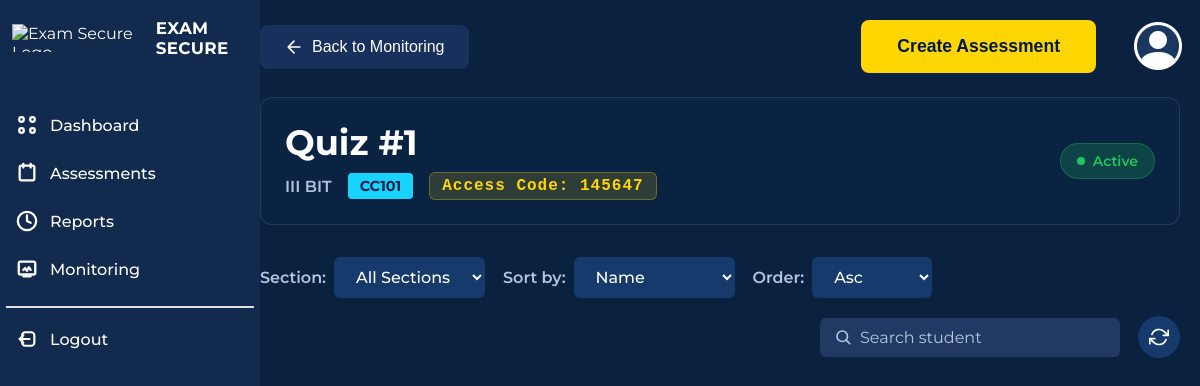
/monitoring_assessment.php?id=114c4cd0-09d4-4270-bfac-b6be68cbd10a (signed in), run on the app's committed database.
### tables this page shows
CREATE TABLE `created_assessments` (
  `unique_id` varchar(36) NOT NULL,
  `access_code` char(6) NOT NULL,
  `title` varchar(255) NOT NULL,
  `year_course` varchar(45) NOT NULL,
  `sections` varchar(50) NOT NULL,
  `course_code` varchar(20) NOT NULL,
  `timer` int NOT NULL DEFAULT '0',
  `status` enum('active','closed') NOT NULL DEFAULT 'active',
  `school_year` varchar(9) NOT NULL,
  `schedule` datetime NOT NULL,
  `closing_time` datetime NOT NULL,
  `shuffle_mcq` tinyint(1) NOT NULL DEFAULT '0',
  `shuffle_identification` tinyint(1) NOT NULL DEFAULT '0',
  `shuffle_true_false` tinyint(1) NOT NULL DEFAULT '0',
  `ai_check_identification` tinyint(1) NOT NULL DEFAULT '0',
  `owner_id` varchar(36) NOT NULL,
  `created_at` timestamp NOT NULL DEFAULT CURRENT_TIMESTAMP,
  `updated_at` timestamp NOT NULL DEFAULT CURRENT_TIMESTAMP ON UPDATE CURRENT_TIMESTAMP
);

### monitoring_assessment.php (the view, shortened to what this page needs)
<!DOCTYPE html>
<html lang="en">
<head>
    <link rel="stylesheet" href="css/monitoring-assessment-style.css">
    <link rel="stylesheet" href="css/sidebar-style.css">
    <link rel="stylesheet" href="https://cdn.jsdelivr.net/npm/bootstrap-icons@1.11.3/font/bootstrap-icons.min.css">
</head>
<body>
<div class="monitoring-assessment-container">
    <?php include 'sidebar.php'; ?>
    <main class="main-content">
        <?php
        require_once 'database/db_config.php';
        $assessment_id = $_GET['id'];
        $owner_id = $_SESSION['unique_id'];
        $sql = "SELECT * FROM created_assessments WHERE unique_id = ? AND owner_id = ?";
        $stmt = $conn->prepare($sql);
        $stmt->bind_param("ss", $assessment_id, $owner_id);
        $stmt->execute();
        $result = $stmt->get_result();
        $assessment = $result->fetch_assoc();
        ?>
        <div class="header">
            <div class="header-left">
                <button class="back-button" onclick="window.location.href='monitoring.php'">
                    <svg width="20" height="20" viewBox="0 0 24 24" fill="none" stroke="currentColor" stroke-width="2" stroke-linecap="round" stroke-linejoin="round">
                        <path d="M19 12H5M12 19l-7-7 7-7"/>
                    </svg>
                    Back to Monitoring
                </button>
            </div>
            <div class="header-right">
                <button class="create-btn" onclick="window.location.href='create_assessment.php'">Create Assessment</button>
                <span class="profile-icon" id="profileIcon" style="cursor:pointer; position:relative;">
                    <i class="bi bi-person-circle" style="font-size:48px; color:#fff;"></i>
                </span>
            </div>
        </div>
        <div class="assessment-info-section">
            <div class="assessment-info">
                <h1 class="assessment-title"><?= htmlspecialchars($assessment['title']) ?></h1>
                <div class="assessment-details">
                    <span class="year-course"><?= htmlspecialchars($assessment['year_course']) ?></span>
                    <span class="course-code"><?= htmlspecialchars($assessment['course_code']) ?></span>
                    <span class="access-code">Access Code: <?= htmlspecialchars($assessment['access_code']) ?></span>
                </div>
            </div>
            <div class="assessment-status">
                <div class="status-badge active">
                    <div class="status-dot"></div>
                    <span>Active</span>
                </div>
            </div>
        </div>
        <div class="filters-row">
            <div class="filter-group">
                <label for="sectionFilter">Section:</label>
                <select id="sectionFilter" class="filter-dropdown">
                    <option value="">All Sections</option>
                </select>
            </div>
            <div class="filter-group">
                <label for="sortFilter">Sort by:</label>
                <select id="sortFilter" class="filter-dropdown">
                    <option value="name">Name</option>
                </select>
            </div>
            <div class="filter-group">
                <label for="orderFilter">Order:</label>
                <select id="orderFilter" class="filter-dropdown">
                    <option value="asc">Asc</option>
                </select>
            </div>
            <div class="search-group">
                <input type="text" id="searchStudent" class="search-input" placeholder="Search student">
            </div>
            <button class="refresh-btn" onclick="refreshData()" title="Refresh">
                <svg viewBox="0 0 24 24" fill="none" stroke="currentColor" stroke-width="2" stroke-linecap="round" stroke-linejoin="round">
                    <path d="M23 4v6h-6"/>
                    <path d="M1 20v-6h6"/>
                    <path d="M3.51 9a9 9 0 0 1 14.85-3.36L23 10M1 14l4.64 4.36A9 9 0 0 0 20.49 15"/>
                </svg>
            </button>
        </div>
    </main>
</div>
</body>
</html>

### css/monitoring-assessment-style.css (style rules this page uses)
body { margin: 0; font-family: 'Montserrat', Arial, sans-serif; background: #0a2240; color: #fff; }
.monitoring-assessment-container { display: flex; min-height: 100vh; position: relative; }
.main-content { flex: 1; padding: 40px 48px 32px 48px; background: #0a2240; min-width: 0; margin-left: 20vw; height: 100vh; overflow-y: auto; }
.header { display: flex; align-items: center; justify-content: space-between; margin-bottom: 24px; }
.assessment-info-section { display: flex; align-items: center; justify-content: space-between; margin-bottom: 32px; padding: 24px; background: rgba(17, 42, 77, 0.3); border-radius: 12px; border: 1px solid rgba(255, 255, 255, 0.1); }
.assessment-info { flex: 1; }
.assessment-title { font-size: 28px; font-weight: 700; color: #fff; margin: 0 0 8px 0; line-height: 1.2; }
.assessment-details { display: flex; gap: 16px; align-items: center; }
.year-course { font-size: 16px; color: #b3c6e0; font-weight: 500; }
.course-code { font-size: 16px; color: #b3c6e0; font-weight: 500; background: rgba(255, 255, 255, 0.1); padding: 4px 12px; border-radius: 6px; }
.access-code { font-size: 16px; color: #ffd600; font-weight: 600; background: rgba(255, 214, 0, 0.15); padding: 4px 12px; border-radius: 6px; border: 1px solid rgba(255, 214, 0, 0.3); font-family: 'Courier New', monospace; letter-spacing: 1px; }
.assessment-status { display: flex; align-items: center; }
.status-badge { display: flex; align-items: center; gap: 8px; padding: 8px 16px; border-radius: 20px; font-weight: 600; font-size: 14px; }
.status-badge.active { background: rgba(34, 197, 94, 0.2); color: #22c55e; border: 1px solid rgba(34, 197, 94, 0.3); }
.status-dot { width: 8px; height: 8px; border-radius: 50%; background: #22c55e; animation: pulse 2s infinite; }
.header-left { display: flex; align-items: center; gap: 24px; }
.back-button { background: #17305c; color: #fff; border: none; border-radius: 0.5rem; padding: 0.75rem 1.5rem; font-size: 1rem; cursor: pointer; display: flex; align-items: center; gap: 0.5rem; transition: background 0.2s; }
.assessment-info { display: flex; flex-direction: column; gap: 0.5rem; }
.assessment-title { font-size: 2.2rem; font-weight: 700; color: #fff; margin: 0; }
.assessment-details { display: flex; align-items: center; gap: 1rem; color: #b3c6e0; font-size: 1.1rem; }
.year-course { font-weight: 600; }
.course-code { background: #19d3ff; color: #002147; padding: 0.25rem 0.75rem; border-radius: 0.25rem; font-weight: 700; font-size: 0.9rem; }
.header-right { display: flex; align-items: center; gap: 16px; }
.create-btn { background: #ffd600; color: #00194a; font-weight: 700; font-size: 1.1rem; border: none; border-radius: 8px; padding: 16px 36px; cursor: pointer; transition: background 0.2s; }
.profile-icon { background: #1a3760; border-radius: 50%; width: 44px; height: 44px; display: flex; align-items: center; justify-content: center; color: #ffd600; font-size: 1.7rem; margin-left: 24px; }
.filters-row { display: flex; align-items: center; gap: 18px; margin: 16px 0 24px 0; flex-wrap: wrap; }
.filter-group { display: flex; align-items: center; gap: 0.5rem; }
.filter-group label { color: #b3c6e0; font-weight: 600; font-size: 1rem; white-space: nowrap; }
.filter-dropdown { background: #153a6b; color: #fff; border: none; border-radius: 6px; padding: 10px 18px; font-size: 1rem; font-family: 'Montserrat', Arial, sans-serif; font-weight: 500; outline: none; min-width: 120px; }
.search-group { position: relative; display: flex; align-items: center; margin-left: auto; min-width: 300px; }
.search-input { width: 100%; background: #223a63; color: #fff; border: none; border-radius: 6px; padding: 10px 18px 10px 40px; font-size: 1rem; font-family: 'Montserrat', Arial, sans-serif; font-weight: 400; box-sizing: border-box; }
.search-input::placeholder { color: #b3c6e0; opacity: 1; }
.refresh-btn { background: #153a6b; color: #fff; border: none; border-radius: 50%; padding: 10px; height: 42px; width: 42px; display: flex; align-items: center; justify-content: center; cursor: pointer; transition: background 0.2s, transform 0.5s ease; }
.refresh-btn svg { width: 20px; height: 20px; stroke: currentColor; }
@media (max-width: 1200px) { .main-content { margin-left: 20vw; padding: 20px; } }

### data on the page
created_assessments: title "Quiz #1", year_course "III BIT", course_code "CC101", access_code "145647"
